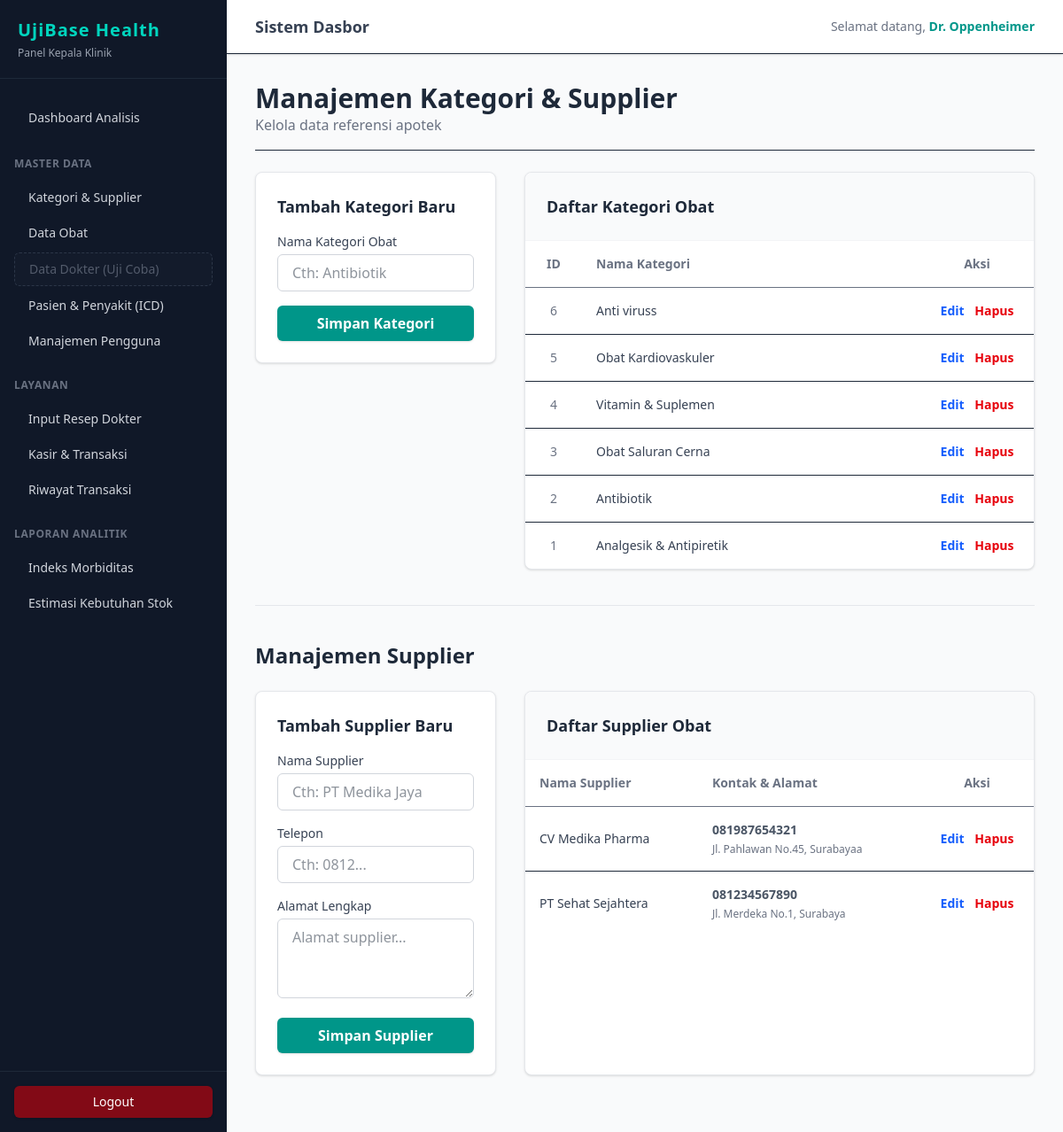
Page /admin/kategori-supplier (signed in) on the committed database.
### tables this page shows
CREATE TABLE `kategori` (
  `id` int NOT NULL,
  `nama_kategori` varchar(50) NOT NULL COMMENT 'Kategori Obat'
);

CREATE TABLE `supplier` (
  `id` int NOT NULL,
  `nama_supplier` varchar(100) NOT NULL,
  `telepon` varchar(20) NOT NULL,
  `alamat` text NOT NULL
);

### app/controllers/KategoriController.php (called while the page is built, shortened)
<?php
function indexKategori($pdo, $basePath) {
    try {
        $stmt = $pdo->query("SELECT * FROM kategori ORDER BY id DESC");
        $kategori = $stmt->fetchAll();
    } catch (PDOException $e) {
        $kategori = [];
    }
    try {
        $stmtSup = $pdo->query("SELECT * FROM supplier ORDER BY id DESC");
        $supplier = $stmtSup->fetchAll();
    } catch (PDOException $e) {
        $supplier = [];
    }
    require 'views/admin/kategori/index.php';
}
?>

### index.php (called while the page is built, shortened)
<?php
require_once 'routes/web.php';
?>

### views/admin/kategori/index.php (the view, shortened to what this page needs)
<?php require 'views/partials/header.php'; ?>
<div class="mb-6 border-b pb-4">
    <h1 class="text-3xl font-extrabold text-gray-800">Manajemen Kategori & Supplier</h1>
    <p class="text-gray-500">Kelola data referensi apotek</p>
</div>
<div class="grid grid-cols-1 lg:grid-cols-3 gap-8 items-start">
    <div class="bg-white p-6 rounded-lg shadow-sm border border-gray-200 lg:col-span-1">
        <h3 class="text-lg font-bold text-gray-800 mb-4">Tambah Kategori Baru</h3>
        <form action="<?= $basePath ?>/admin/kategori/store" method="POST" class="space-y-4">
            <div>
                <label for="nama_kategori" class="block text-sm font-medium text-gray-700 mb-1">Nama Kategori Obat</label>
                <input type="text" id="nama_kategori" name="nama_kategori" required placeholder="Cth: Antibiotik"
                    class="w-full px-4 py-2 border border-gray-300 rounded-md focus:ring-teal-500 focus:border-teal-500 outline-none transition">
            </div>
            <button type="submit" class="w-full bg-teal-600 hover:bg-teal-700 text-white font-bold py-2 px-4 rounded-md transition duration-200 shadow-sm">
                Simpan Kategori
            </button>
        </form>
    </div>
    <div class="bg-white rounded-lg shadow-sm border border-gray-200 lg:col-span-2 flex flex-col h-full">
        <div class="p-6 border-b border-gray-100 bg-gray-50 rounded-t-lg">
            <h3 class="text-lg font-bold text-gray-800">Daftar Kategori Obat</h3>
        </div>
        <div class="p-0 overflow-x-auto flex-1">
            <table class="w-full text-left border-collapse text-sm">
                <thead>
                    <tr class="text-gray-500 bg-white border-b">
                        <th class="p-4 font-semibold w-16 text-center">ID</th>
                        <th class="p-4 font-semibold">Nama Kategori</th>
                        <th class="p-4 font-semibold text-center w-32">Aksi</th>
                    </tr>
                </thead>
                <tbody>
                    <?php if (!empty($kategori)): ?>
                        <?php foreach($kategori as $row): ?>
                        <tr class="hover:bg-gray-50 transition border-b last:border-b-0">
                            <td class="p-4 text-center text-gray-500"><?= $row['id'] ?></td>
                            <td class="p-4 font-medium text-gray-700"><?= htmlspecialchars($row['nama_kategori']) ?></td>
                            <td class="p-4 text-center">
                                <a href="<?= $basePath ?>/admin/kategori/edit?id=<?= $row['id'] ?>" class="text-blue-600 hover:text-blue-800 font-semibold mr-2">Edit</a>
                                <a href="<?= $basePath ?>/admin/kategori/delete?id=<?= $row['id'] ?>"
                                   onclick="return confirm('Apakah Anda yakin ingin menghapus kategori ini?');"
                                   class="text-red-600 hover:text-red-800 font-semibold">Hapus</a>
                            </td>
                        </tr>
                        <?php endforeach; ?>
                    <?php else: ?>
                        <tr>
                            <td colspan="3" class="p-6 text-center text-gray-400 italic">Belum ada data kategori.</td>
                        </tr>
                    <?php endif; ?>
                </tbody>
            </table>
        </div>
    </div>
</div>
<hr class="my-10 border-gray-200">
<div class="mb-6">
    <h2 class="text-2xl font-bold text-gray-800">Manajemen Supplier</h2>
</div>
<div class="grid grid-cols-1 lg:grid-cols-3 gap-8 items-start mb-8">
    <div class="bg-white p-6 rounded-lg shadow-sm border border-gray-200 lg:col-span-1">
        <h3 class="text-lg font-bold text-gray-800 mb-4">Tambah Supplier Baru</h3>
        <form action="<?= $basePath ?>/admin/supplier/store" method="POST" class="space-y-4">
            <div>
                <label for="nama_supplier" class="block text-sm font-medium text-gray-700 mb-1">Nama Supplier</label>
                <input type="text" id="nama_supplier" name="nama_supplier" required placeholder="Cth: PT Medika Jaya"
                    class="w-full px-4 py-2 border border-gray-300 rounded-md focus:ring-teal-500 focus:border-teal-500 outline-none transition">
            </div>
            <div>
                <label for="telepon" class="block text-sm font-medium text-gray-700 mb-1">Telepon</label>
                <input type="text" id="telepon" name="telepon" required placeholder="Cth: 0812..."
                    class="w-full px-4 py-2 border border-gray-300 rounded-md focus:ring-teal-500 focus:border-teal-500 outline-none transition">
            </div>
            <div>
                <label for="alamat" class="block text-sm font-medium text-gray-700 mb-1">Alamat Lengkap</label>
                <textarea id="alamat" name="alamat" rows="3" required placeholder="Alamat supplier..."
                    class="w-full px-4 py-2 border border-gray-300 rounded-md focus:ring-teal-500 focus:border-teal-500 outline-none transition"></textarea>
            </div>
            <button type="submit" class="w-full bg-teal-600 hover:bg-teal-700 text-white font-bold py-2 px-4 rounded-md transition duration-200 shadow-sm">
                Simpan Supplier
            </button>
        </form>
    </div>
    <div class="bg-white rounded-lg shadow-sm border border-gray-200 lg:col-span-2 flex flex-col h-full">
        <div class="p-6 border-b border-gray-100 bg-gray-50 rounded-t-lg">
            <h3 class="text-lg font-bold text-gray-800">Daftar Supplier Obat</h3>
        </div>
        <div class="p-0 overflow-x-auto flex-1">
            <table class="w-full text-left border-collapse text-sm">
                <thead>
                    <tr class="text-gray-500 bg-white border-b">
                        <th class="p-4 font-semibold">Nama Supplier</th>
                        <th class="p-4 font-semibold">Kontak & Alamat</th>
                        <th class="p-4 font-semibold text-center w-32">Aksi</th>
                    </tr>
                </thead>
                <tbody>
                    <?php if (!empty($supplier)): ?>
                        <?php foreach($supplier as $sup): ?>
                        <tr class="hover:bg-gray-50 transition border-b last:border-b-0">
                            <td class="p-4 font-medium text-gray-700"><?= htmlspecialchars($sup['nama_supplier']) ?></td>
                            <td class="p-4 text-gray-600">
                                <div class="font-semibold"><?= htmlspecialchars($sup['telepon']) ?></div>
                                <div class="text-xs text-gray-500 mt-1"><?= htmlspecialchars($sup['alamat']) ?></div>
                            </td>
                            <td class="p-4 text-center">
                                <a href="<?= $basePath ?>/admin/supplier/edit?id=<?= $sup['id'] ?>" class="text-blue-600 hover:text-blue-800 font-semibold mr-2">Edit</a>
                                <a href="<?= $basePath ?>/admin/supplier/delete?id=<?= $sup['id'] ?>" onclick="return confirm('Hapus supplier ini?');" class="text-red-600 hover:text-red-800 font-semibold">Hapus</a>
                            </td>
                        </tr>
                        <?php endforeach; ?>
                    <?php else: ?>
                        <tr>
                            <td colspan="3" class="p-6 text-center text-gray-400 italic">Belum ada data supplier.</td>
                        </tr>
                    <?php endif; ?>
                </tbody>
            </table>
        </div>
    </div>
</div>
<?php require 'views/partials/footer.php'; ?>

### rows in the picture
kategori: id "6", nama_kategori "Anti viruss"
kategori: id "5", nama_kategori "Obat Kardiovaskuler"
kategori: id "4", nama_kategori "Vitamin & Suplemen"
kategori: id "3", nama_kategori "Obat Saluran Cerna"
kategori: id "2", nama_kategori "Antibiotik"
kategori: id "1", nama_kategori "Analgesik & Antipiretik"
supplier: nama_supplier "CV Medika Pharma", telepon "081987654321", alamat "Jl. Pahlawan No.45, Surabayaa"
supplier: nama_supplier "PT Sehat Sejahtera", telepon "081234567890", alamat "Jl. Merdeka No.1, Surabaya"

### other values in the picture
$_SESSION['role'] "Kepala Klinik"
$_SESSION['nama_lengkap'] "Dr. Oppenheimer"
